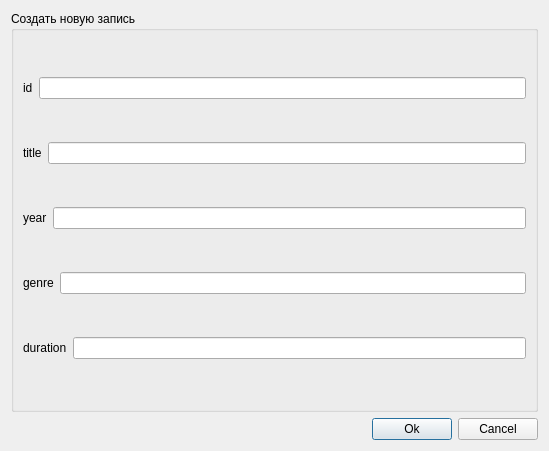
<?xml version="1.0" encoding="UTF-8"?>
<ui version="4.0">
 <class>Dialog</class>
 <widget class="QDialog" name="Dialog">
  <property name="geometry">
   <rect>
    <x>0</x>
    <y>0</y>
    <width>549</width>
    <height>451</height>
   </rect>
  </property>
  <property name="windowTitle">
   <string>Dialog</string>
  </property>
  <layout class="QVBoxLayout" name="verticalLayout">
   <item>
    <widget class="QGroupBox" name="groupBox">
     <property name="title">
      <string>Создать новую запись</string>
     </property>
     <layout class="QVBoxLayout" name="verticalLayout_2">
      <item>
       <layout class="QHBoxLayout" name="horizontalLayout_2">
        <item>
         <widget class="QLabel" name="label">
          <property name="text">
           <string>id</string>
          </property>
         </widget>
        </item>
        <item>
         <widget class="QLineEdit" name="lineEdit"/>
        </item>
       </layout>
      </item>
      <item>
       <layout class="QHBoxLayout" name="horizontalLayout_3">
        <item>
         <widget class="QLabel" name="label_2">
          <property name="text">
           <string>title</string>
          </property>
         </widget>
        </item>
        <item>
         <widget class="QLineEdit" name="lineEdit_2"/>
        </item>
       </layout>
      </item>
      <item>
       <layout class="QHBoxLayout" name="horizontalLayout_4">
        <item>
         <widget class="QLabel" name="label_3">
          <property name="text">
           <string>year</string>
          </property>
         </widget>
        </item>
        <item>
         <widget class="QLineEdit" name="lineEdit_3"/>
        </item>
       </layout>
      </item>
      <item>
       <layout class="QHBoxLayout" name="horizontalLayout_5">
        <item>
         <widget class="QLabel" name="label_4">
          <property name="text">
           <string>genre</string>
          </property>
         </widget>
        </item>
        <item>
         <widget class="QLineEdit" name="lineEdit_4"/>
        </item>
       </layout>
      </item>
      <item>
       <layout class="QHBoxLayout" name="horizontalLayout_6">
        <item>
         <widget class="QLabel" name="label_5">
          <property name="text">
           <string>duration</string>
          </property>
         </widget>
        </item>
        <item>
         <widget class="QLineEdit" name="lineEdit_5"/>
        </item>
       </layout>
      </item>
     </layout>
    </widget>
   </item>
   <item>
    <layout class="QHBoxLayout" name="horizontalLayout">
     <item>
      <spacer name="horizontalSpacer">
       <property name="orientation">
        <enum>Qt::Horizontal</enum>
       </property>
       <property name="sizeHint" stdset="0">
        <size>
         <width>40</width>
         <height>20</height>
        </size>
       </property>
      </spacer>
     </item>
     <item>
      <widget class="QPushButton" name="pushButtonOk">
       <property name="text">
        <string>Ok</string>
       </property>
      </widget>
     </item>
     <item>
      <widget class="QPushButton" name="pushButton_2">
       <property name="text">
        <string>Cancel</string>
       </property>
      </widget>
     </item>
    </layout>
   </item>
  </layout>
 </widget>
 <resources/>
 <connections/>
</ui>
